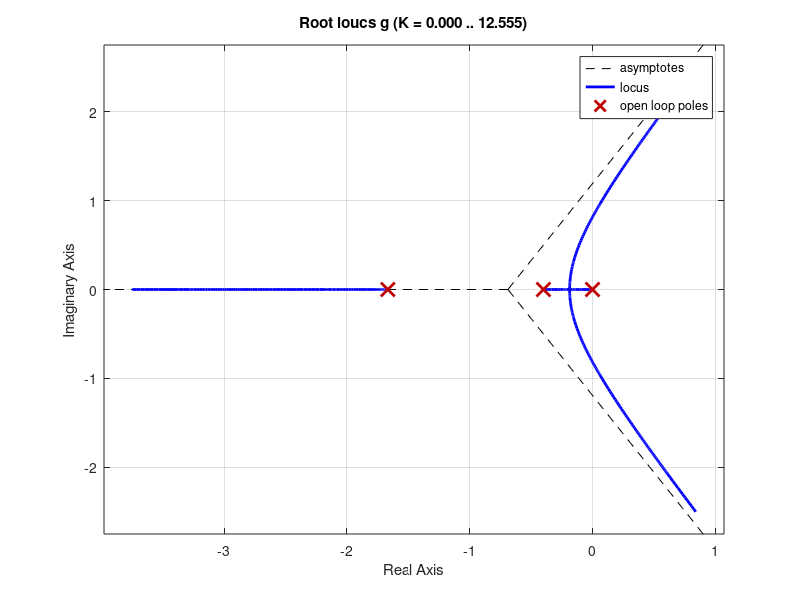
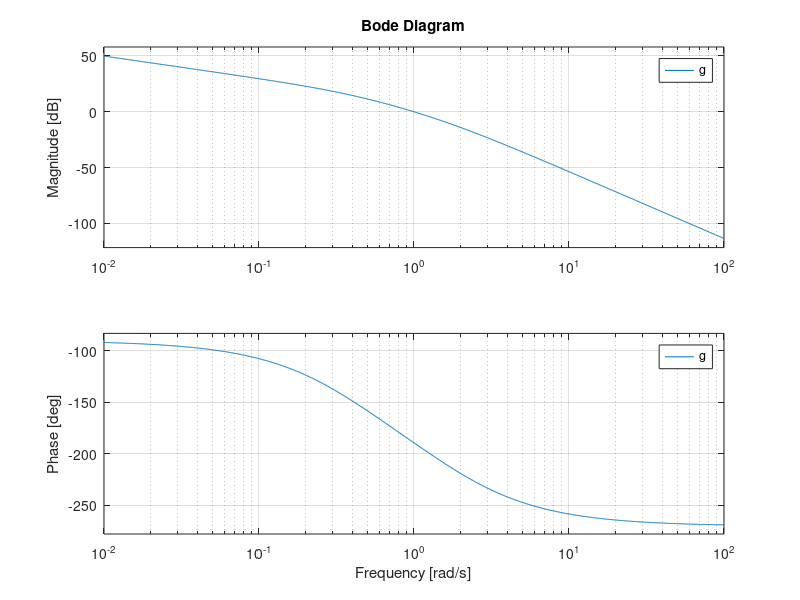
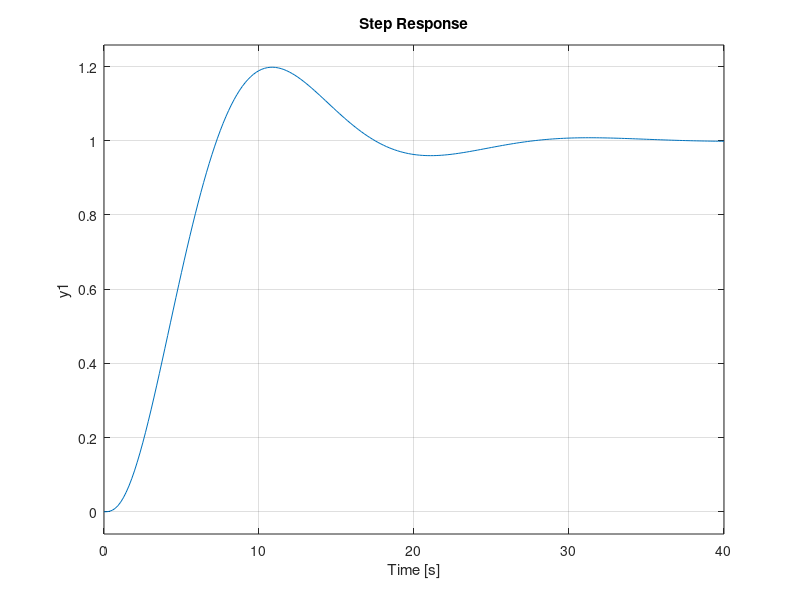

These figures' MATLAB source, in order: (Note: this script raises an error after producing the figures.)
%% Askisi 1
%1os tropos dilosis sinartisis metaforas
s=tf('s');
g=(1.25)/(s*(s+0.4)*(0.6*s+1))

%2os tropos dilosis sinartisis metaforas
num=1.25;
den=conv(conv([1 0],[1 0.4]),[0.6 1]);
g=tf(num,den)

%a erotima
rlocus(g)

%b erotima
figure(2)
margin(g)

%2os tropos gia b erotima
bode(g)

%c erotima
K=0.1; %gia overshoot <20%

%d erotima
Ess=0; %logo eleutherou olokliroti
Kv=(1.25*K)/0.4;
Esv=1/Kv

%e erotima
t=feedback(K*g,1)
poloi = pole(t)

%xroniki apokrisi
figure(3)
step(t)

%euros zonis wb
wb = bandwidth(t)

%% Askisi 2
%Dilosi kai eyresi periodon deigmatolipsias
w1=30*wb
w2=5*wb
T1=2*pi/w1
T2=2*pi/w2

%diakriti morfi sunartiseon metaforas
g1z=c2d(g,T1)
g2z=c2d(g,T2)

%erotima a
rlocus(g1z)
rlocus(g2z)

%erotima b
margin(g1z)
margin(g2z)

%erotima c
K1=0.088 % overshoot <20%
K2=0.0574 % overshoot <20%

%d erotima
Ess1=0; %logo eleutherou olokliroti
Kv1=(1.25*K1)/0.4;
Esv1=1/Kv1

Ess2=0; %logo eleutherou olokliroti
Kv2=(1.25*K2)/0.4;
Esv2=1/Kv2

%e erotima
tz1=feedback(K1*g1z,1)
tz2=feedback(K2*g2z,1)

poloi_1 = pole(tz1)
poloi_2 = pole(tz2)

%xroniki apokrisi
figure(3)
step(t,tz1,tz2)

%euros zonis wb
wb1 = bandwidth(tz1)
wb2 = bandwidth(tz2)

%% Askisi 3
s=tf('s')
g=10/(s+1)
rlocus(g)
zeta=1; %overshoot < 5% (me perithorio lathous)
Tset=2; % Tset = 4/zeta*wn
wn=4/(zeta*Tset)

%Eksisonontas ti geniki morfi X.E. 2ou vathmou me tin diki mas X.E.
%(paronomastis kleistoy sustimatos) vriskoume Kp kai Ki
Kp=0.3;
Ki=0.4;

%dilosi sunartisis metaforas elegkti sto sunexes pedio
c=(Kp*s+Ki)/s

% kleisto systima synexoys xronoy (epalitheusi)
t=feedback(c*g,1)
step(t)

%epilogi periodou deigmatolipsias
wb=bandwidth(t);
T = 2*pi/(30*wb); %20 me 40 fores to wb (emperikos kanonas)

%methodos tustin
cz_tustin = c2d(c,T,'tustin') %sinartisi metaforas elegkti C(z)

%methodos backward difference
%1os tropos dilosis elegkti sto diakrito
num = [Kp+Ki*T -Kp];
den = [1 -1];
c_bd = tf(num,den,T)

%2os tropos dilosis elegkti sto diakrito
z = tf('z');
c_bd = ((Kp+Ki*T)*z - Kp)/(z-1)

%sugkrisi xronikon apokriseon
gz=c2d(g,T); %diakriti morfi arxikou sustimatos
t_tustin=feedback(cz_tustin*gz,1) %kleisto sistima me tustin elegkti
t_bd=feedback(c_bd*gz,1) %kleisto sustima me backward differecne elegkti
step(t,t_tustin,t_bd)

%% Askisi 4
%a erotima
g=1/(s*(s+1))
T=0.5;
gz=c2d(g,T)
rlocus(gz)
K=0.41 %gia overshoot < 5%
zeta = 0.7;
wn = (0.1*pi)/T
tz1 = feedback(K*gz,1)
step(tz1)

%b erotima
cz=tf([1 -0.5],[1 -0.1],T)
gz_open = cz*gz;
rlocus(gz_open)
K=1.44; %gia overshoot <5%
zeta=0.7;
wn=1.05;
tz2=feedback(K*gz_open,1)
step(tz2)
%den ikanopoio tis prodiagrafes epomenos epilego mikrotero K apo rlocus
K=1.25
tz3=feedback(K*gz_open,1)
step(tz3)

gz_zpk = zpk(gz) %emfanizei se morfi rizon ti sunartisi metaforas
%meta apo mathimatikes prakseis kataligoume:
gz_open = 0.1065*tf([1 0.8467],[1 -1 0],T)
rlocus(gz_open)
a1 = 2.6; %euresi K apo rlocus gia Y<5% (K=a1)
a0 = -0.6065*a1
cz=tf([a1 a0],[1 0],T)
tz=feedback(cz*gz,1);
step(tz)

%% Askisi 5
g=1/(s*(s+1))
rlocus(g)
K=0.7; %gia Y<10%
t=feedback(K*g,1);
step(t)

%b erotima
c=(s+2)/(s+10);
rlocus(c*g)
K=10; % gia Y=6% (<10%)
t=feedback(K*c*g,1); 
step(t)

%diakritopoiisi elegkti
T=2*pi/(30*bandwidth(t))
cz=c2d(K*c,T,'tustin')
gz=c2d(g,T)
tz=feedback(cz*gz,1);
step(tz)
%diorthosi K
K1=0.8*K;
cz=c2d(K1*c,T,'tustin')
gz=c2d(g,T)
tz=feedback(cz*gz,1);
step(tz)

%c erotima
Kp=2.25;
Kd=1;
c=Kp+Kd*s
cz=c2d(c,T,'tustin')
tz=feedback(cz*gz,1);
step(tz)

%d erotima
T = 0.2
gz=c2d(g,T)
gz_zpk=zpk(gz)
gz_open = 0.018731*tf([1 0.9355],[1 -1 0],T)
rlocus(gz_open)
a1 = 15; %euresi K apo rlocus gia Y<10% (K=a1)
a0=-0.8187*a1;
cz=tf([a1 a0],[1 0],T)
tz=feedback(cz*gz,1);
step(tz)
